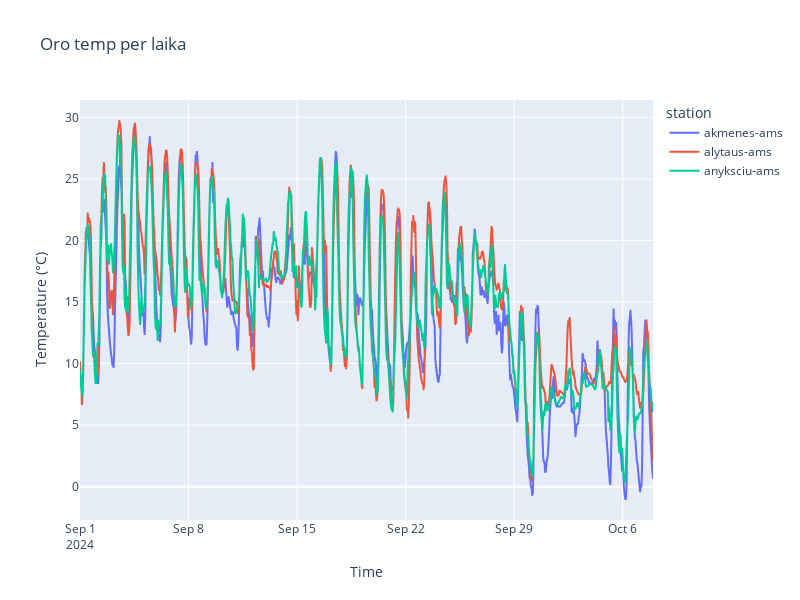

The notebook cell saved with this chart:
### Code cell
import requests
import pandas as pd
import plotly.express as px
from datetime import datetime, timedelta

# User input for station codes and date range
station_codes = input("Iveskite tris stanciju kodus atskirtus kableliais: ").split(',')
date_from = input("Pradzios data (YYYY-MM-DD): ")
date_to = input("Pabaigos data (YYYY-MM-DD): ")

# Convert input dates to datetime objects
start_date = datetime.strptime(date_from, '%Y-%m-%d')
end_date = datetime.strptime(date_to, '%Y-%m-%d')

# Generate a list of dates in the specified range
dates = [(start_date + timedelta(days=i)).strftime('%Y-%m-%d') for i in range((end_date - start_date).days + 1)]

# Function to get observations for a station on a specific date
def get_observations(station_code, date):
    url = f'https://api.meteo.lt/v1/stations/{station_code}/observations/{date}'
    response = requests.get(url)
    
    if response.status_code == 200:
        data = response.json()
        if 'observations' in data and data['observations']:
            return [
                {
                    'station': station_code,
                    'time': obs['observationTimeUtc'],
                    'temp': obs.get('airTemperature', None),
                    'wind_speed': obs.get('windSpeed', None)
                }
                for obs in data['observations']
                if 'airTemperature' in obs or 'windSpeed' in obs
            ]
    return []

# Collect observations from all stations for all dates
observations = []
for station_code in station_codes:
    station_code = station_code.strip()  # Strip any extra spaces
    for date in dates:
        obs_data = get_observations(station_code, date)
        print(f"Collected {len(obs_data)} observations for {station_code} on {date}")  # Debugging info
        observations.extend(obs_data)

# Create a DataFrame from the observations
df = pd.DataFrame(observations)

# Debugging: Check if data was collected
print(f"Total collected observations: {len(df)}")
if not df.empty:
    # Check for columns present in the DataFrame
    print(f"Columns in DataFrame: {df.columns.tolist()}")

    # Convert the 'time' column to datetime for proper plotting
    df['time'] = pd.to_datetime(df['time'])

    # Plot air temperature over time
    if 'temp' in df.columns and df['temp'].notna().any():
        fig_temp = px.line(df, x='time', y='temp', color='station', title='Oro temp per laika')
        fig_temp.update_layout(xaxis_title='Time', yaxis_title='Temperature (°C)', width=800, height=600)
        fig_temp.show()
    else:
        print("No valid temperature data available to display.")

    # Filter out None values for wind speed before plotting
    df_wind = df[df['wind_speed'].notna()]

    if not df_wind.empty:
        # Plot wind speed over time
        fig_wind = px.line(df_wind, x='time', y='wind_speed', color='station', title='Vejo greitis per laika')
        fig_wind.update_layout(xaxis_title='Time', yaxis_title='Wind Speed (m/s)', width=800, height=600)
        fig_wind.show()
    else:
        print("No valid wind speed data available to display.")
else:
    print("Nera datos sioms stancijoms per pasirinkta perioda")

### Figure 1 — Plotly figure (JSON) as saved in the notebook; plotly's stock layout.template omitted (floating-point values rounded to 4 significant figures; data arrays with more than 128 entries replaced by an {"elided": "..."} marker saying what was removed)
{"data": [{"hovertemplate": "station=akmenes-ams<br>time=%{x}<br>temp=%{y}<extra></extra>", "legendgroup": "akmenes-ams", "line": {"color": "#636efa", "dash": "solid"}, "marker": {"symbol": "circle"}, "mode": "lines", "name": "akmenes-ams", "showlegend": true, "type": "scattergl", "x": {"elided": "888 str values"}, "xaxis": "x", "y": {"elided": "888 float values"}, "yaxis": "y"}, {"hovertemplate": "station=alytaus-ams<br>time=%{x}<br>temp=%{y}<extra></extra>", "legendgroup": "alytaus-ams", "line": {"color": "#EF553B", "dash": "solid"}, "marker": {"symbol": "circle"}, "mode": "lines", "name": "alytaus-ams", "showlegend": true, "type": "scattergl", "x": {"elided": "888 str values"}, "xaxis": "x", "y": {"elided": "888 float values"}, "yaxis": "y"}, {"hovertemplate": "station=anyksciu-ams<br>time=%{x}<br>temp=%{y}<extra></extra>", "legendgroup": "anyksciu-ams", "line": {"color": "#00cc96", "dash": "solid"}, "marker": {"symbol": "circle"}, "mode": "lines", "name": "anyksciu-ams", "showlegend": true, "type": "scattergl", "x": {"elided": "888 str values"}, "xaxis": "x", "y": {"elided": "888 float values"}, "yaxis": "y"}], "layout": {"height": 600, "legend": {"title": {"text": "station"}, "tracegroupgap": 0}, "title": {"text": "Oro temp per laika"}, "width": 800, "xaxis": {"anchor": "y", "domain": [0, 1], "title": {"text": "Time"}}, "yaxis": {"anchor": "x", "domain": [0, 1], "title": {"text": "Temperature (°C)"}}}}
